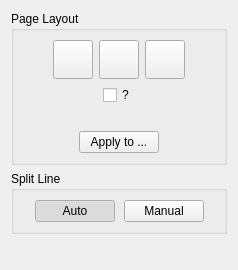
<?xml version="1.0" encoding="UTF-8"?>
<ui version="4.0">
 <class>PageSplitOptionsWidget</class>
 <widget class="QWidget" name="PageSplitOptionsWidget">
  <property name="geometry">
   <rect>
    <x>0</x>
    <y>0</y>
    <width>238</width>
    <height>270</height>
   </rect>
  </property>
  <property name="sizePolicy">
   <sizepolicy hsizetype="Preferred" vsizetype="Preferred">
    <horstretch>0</horstretch>
    <verstretch>0</verstretch>
   </sizepolicy>
  </property>
  <property name="windowTitle">
   <string>Form</string>
  </property>
  <layout class="QVBoxLayout" name="pageSplitVerticalLayout">
   <item>
    <widget class="QGroupBox" name="pageSplitGroupBox">
     <property name="title">
      <string>Page Layout</string>
     </property>
     <layout class="QVBoxLayout" name="verticalLayout">
      <item>
       <layout class="QHBoxLayout" name="horizontalLayout">
        <property name="sizeConstraint">
         <enum>QLayout::SetDefaultConstraint</enum>
        </property>
        <item>
         <spacer name="horizontalSpacer">
          <property name="orientation">
           <enum>Qt::Horizontal</enum>
          </property>
          <property name="sizeHint" stdset="0">
           <size>
            <width>13</width>
            <height>20</height>
           </size>
          </property>
         </spacer>
        </item>
        <item>
         <widget class="QToolButton" name="singlePageUncutBtn">
          <property name="icon">
           <iconset resource="../../../resources/resources.qrc">
            <normaloff>:/icons/single_page_uncut.png</normaloff>
            <normalon>:/icons/single_page_uncut_selected.png</normalon>:/icons/single_page_uncut.png</iconset>
          </property>
          <property name="iconSize">
           <size>
            <width>32</width>
            <height>32</height>
           </size>
          </property>
          <property name="checkable">
           <bool>true</bool>
          </property>
          <property name="checked">
           <bool>false</bool>
          </property>
          <property name="autoExclusive">
           <bool>true</bool>
          </property>
         </widget>
        </item>
        <item>
         <widget class="QToolButton" name="pagePlusOffcutBtn">
          <property name="icon">
           <iconset resource="../../../resources/resources.qrc">
            <normaloff>:/icons/right_page_plus_offcut.png</normaloff>
            <normalon>:/icons/right_page_plus_offcut_selected.png</normalon>:/icons/right_page_plus_offcut.png</iconset>
          </property>
          <property name="iconSize">
           <size>
            <width>32</width>
            <height>32</height>
           </size>
          </property>
          <property name="checkable">
           <bool>true</bool>
          </property>
          <property name="checked">
           <bool>false</bool>
          </property>
          <property name="autoExclusive">
           <bool>true</bool>
          </property>
         </widget>
        </item>
        <item>
         <widget class="QToolButton" name="twoPagesBtn">
          <property name="icon">
           <iconset resource="../../../resources/resources.qrc">
            <normaloff>:/icons/two_pages.png</normaloff>
            <normalon>:/icons/two_pages_selected.png</normalon>:/icons/two_pages.png</iconset>
          </property>
          <property name="iconSize">
           <size>
            <width>32</width>
            <height>32</height>
           </size>
          </property>
          <property name="checkable">
           <bool>true</bool>
          </property>
          <property name="autoExclusive">
           <bool>true</bool>
          </property>
         </widget>
        </item>
        <item>
         <spacer name="horizontalSpacer_2">
          <property name="orientation">
           <enum>Qt::Horizontal</enum>
          </property>
          <property name="sizeHint" stdset="0">
           <size>
            <width>13</width>
            <height>20</height>
           </size>
          </property>
         </spacer>
        </item>
       </layout>
      </item>
      <item>
       <layout class="QHBoxLayout">
        <item>
         <spacer>
          <property name="orientation">
           <enum>Qt::Horizontal</enum>
          </property>
          <property name="sizeHint" stdset="0">
           <size>
            <width>40</width>
            <height>20</height>
           </size>
          </property>
         </spacer>
        </item>
        <item>
         <widget class="QCheckBox" name="scopeLabel">
          <property name="text">
           <string>?</string>
          </property>
         </widget>
        </item>
        <item>
         <spacer>
          <property name="orientation">
           <enum>Qt::Horizontal</enum>
          </property>
          <property name="sizeHint" stdset="0">
           <size>
            <width>40</width>
            <height>20</height>
           </size>
          </property>
         </spacer>
        </item>
       </layout>
      </item>
      <item>
       <widget class="QLabel" name="emptyLabel">
        <property name="text">
         <string></string>
        </property>
       </widget>
      </item>
      <item>
       <layout class="QHBoxLayout">
        <item>
         <spacer>
          <property name="orientation">
           <enum>Qt::Horizontal</enum>
          </property>
          <property name="sizeHint" stdset="0">
           <size>
            <width>40</width>
            <height>20</height>
           </size>
          </property>
         </spacer>
        </item>
        <item>
         <widget class="QPushButton" name="applyBtn">
          <property name="text">
           <string>Apply to ...</string>
          </property>
         </widget>
        </item>
        <item>
         <spacer>
          <property name="orientation">
           <enum>Qt::Horizontal</enum>
          </property>
          <property name="sizeHint" stdset="0">
           <size>
            <width>40</width>
            <height>20</height>
           </size>
          </property>
         </spacer>
        </item>
       </layout>
      </item>
     </layout>
    </widget>
   </item>
   <item>
    <widget class="QGroupBox" name="splitLineGroup">
     <property name="title">
      <string>Split Line</string>
     </property>
     <layout class="QVBoxLayout" name="verticalLayout_2">
      <property name="spacing">
       <number>9</number>
      </property>
      <property name="leftMargin">
       <number>9</number>
      </property>
      <property name="topMargin">
       <number>9</number>
      </property>
      <item>
       <layout class="QHBoxLayout" name="horizontalLayout_3">
        <item>
         <spacer name="horizontalSpacer_3">
          <property name="orientation">
           <enum>Qt::Horizontal</enum>
          </property>
          <property name="sizeHint" stdset="0">
           <size>
            <width>1</width>
            <height>20</height>
           </size>
          </property>
         </spacer>
        </item>
        <item>
         <widget class="QPushButton" name="autoBtn">
          <property name="text">
           <string>Auto</string>
          </property>
          <property name="checkable">
           <bool>true</bool>
          </property>
          <property name="checked">
           <bool>true</bool>
          </property>
          <property name="autoExclusive">
           <bool>true</bool>
          </property>
         </widget>
        </item>
        <item>
         <widget class="QPushButton" name="manualBtn">
          <property name="text">
           <string>Manual</string>
          </property>
          <property name="checkable">
           <bool>true</bool>
          </property>
          <property name="autoExclusive">
           <bool>true</bool>
          </property>
         </widget>
        </item>
        <item>
         <spacer name="horizontalSpacer_4">
          <property name="orientation">
           <enum>Qt::Horizontal</enum>
          </property>
          <property name="sizeHint" stdset="0">
           <size>
            <width>1</width>
            <height>20</height>
           </size>
          </property>
         </spacer>
        </item>
       </layout>
      </item>
     </layout>
    </widget>
   </item>
   <item>
    <spacer name="verticalSpacer">
     <property name="orientation">
      <enum>Qt::Vertical</enum>
     </property>
     <property name="sizeHint" stdset="0">
      <size>
       <width>20</width>
       <height>52</height>
      </size>
     </property>
    </spacer>
   </item>
  </layout>
 </widget>
 <resources>
  <include location="../../../resources/resources.qrc"/>
 </resources>
 <connections/>
</ui>
